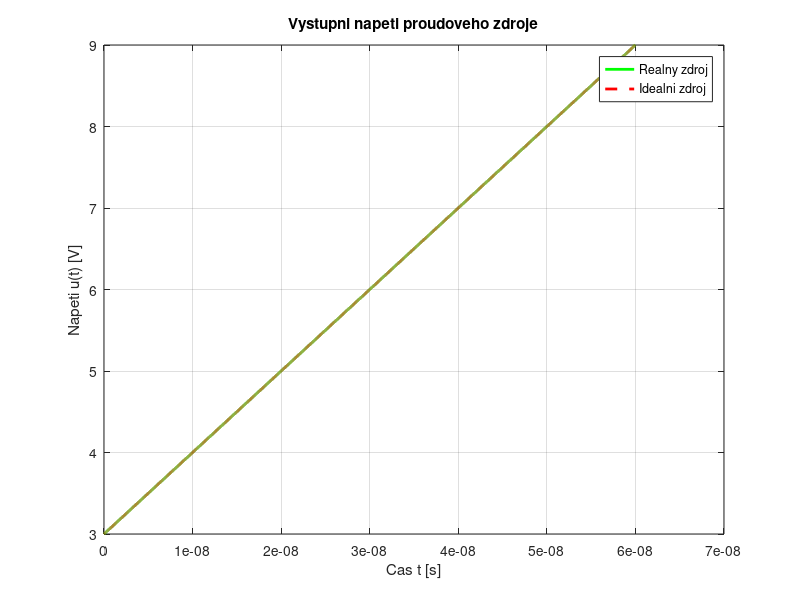
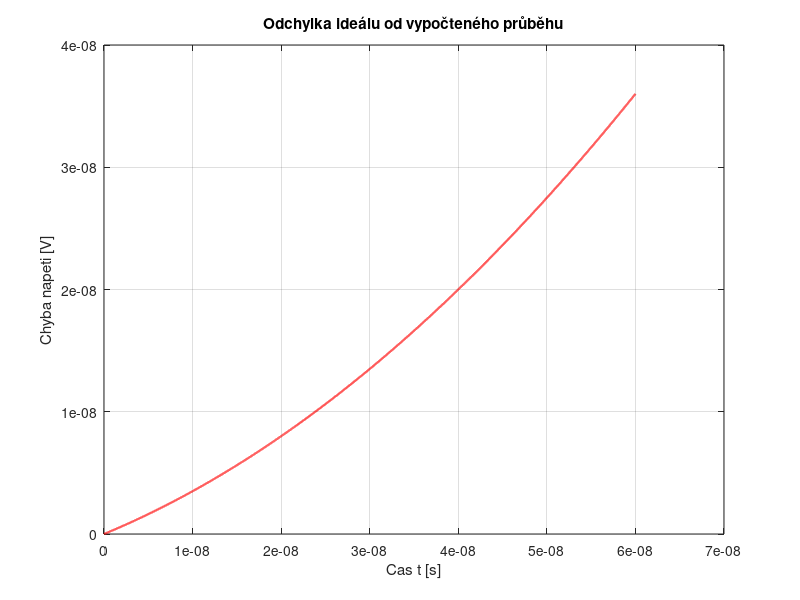

Recreate these plots in MATLAB, in order. (Note: this script raises an error after producing the figures.)
clear;
clc;
close all;

%% Parametry obvodu

I0 = 100e-3;       % Proud zdroje [A]
Ro = 100e8;         % Vystupni odpor [Ohm]


n_bit = 8;       % Pocet bitu ADC


%% Oscilator + Komparátor proměnné

R1 = 5000;         %odpor u integrátoru
R2 = 1000;         %odpor u komparátoru
R3 = 5000;          %odpor u komparátoru(ZV)
C = 1e-9;        %kapacitor u ontegrátor
U_ref = 5;         %refereční napětí
UCCp = 15;         %napájení OZ
UCCm = -15;        %napájení OZ


Vmax = ((U_ref.*(R2+R3))-R2.*UCCm)./R3;       %výpočty trasholdů
Vmin = ((U_ref.*(R2+R3))-R2.*UCCp)./R3;



%% ADC

pocet_kodu = 2^n_bit;                            %počet vzorku na výstupu           



%% čas simulace

t_start = 0;
t_end = Ro*C*log((I0*Ro - Vmin)/(I0*Ro - Vmax)); %t_end se upravuje podle parametrů

vzorku_na_kod = 100;                       % Pocet vzorku na jeden ADC kod

pocet_vzorku = vzorku_na_kod * pocet_kodu;      % Celkovy pocet vzorku

% Casove okamziky vzorkovani
tv = linspace(t_start, t_end, pocet_vzorku).';  % Casove okamziky vzorkovani

%% Vystupni vodivost zdroje

Go = 1/Ro;

%% Reseni diferencialni rovnice

dudt = @(t,u) (I0 - Go*u)/C;

% Pocatecni podminka
u0 = Vmin; ;


[t,u] = ode45(dudt, tv, u0);

% U_vzor jsou nase vzorky pro ADC
U_vzor = u;

%% Idealni charakteristika proudoveho zdroje

uideal = Vmin + (I0/C)*t;      

%% Graf napeti

figure;

plot(t, u, 'g', 'LineWidth', 2);
hold on;

plot(t, uideal, 'r--', 'LineWidth', 2);

grid on;

xlabel('Cas t [s]');
ylabel('Napeti u(t) [V]');

title('Vystupni napeti proudoveho zdroje');

legend('Realny zdroj', 'Idealni zdroj');

ylim([Vmin Vmax])



chyba = uideal - U_vzor ;      % [V]

figure;
plot(tv, chyba, 'r', 'LineWidth', 1.5);
grid on;
xlabel('Cas t [s]');
ylabel('Chyba napeti [V]');
title('Odchylka ideálu od vypočteného průběhu');



%% Volání funkcí DNL ADC
dnl = Function_DNL(U_vzor, Vmin, Vmax, n_bit);
INL = Function_INL(dnl);


%% výpočet SR (Slew rate)


amp  = Vmax - Vmin;

V_i = Vmin + 0.1*amp;     
V_f = Vmin + 0.3*amp;     

t_i = interp1(u, t, V_i);
t_f = interp1(u, t, V_f);

SR = (V_f - V_i) / (t_f - t_i);





%% Výpočet urovni frekvence a výpisy

T_oscilatoru = (2*R1*C*(Vmax-Vmin))/UCCp ;         % perioda 
f_oscilatoru = 1/T_oscilatoru;                %frekvence
LSB_t   = (T_oscilatoru/2) / pocet_kodu;      % LSB v časové oblasti 

fprintf('max|DNL| = %.4f LSB = %.3e s\n', max(abs(dnl),[],'omitnan'), max(abs(dnl),[],'omitnan')*LSB_t);
fprintf('max|INL| = %.4f LSB = %.3e s\n', max(abs(INL),[],'omitnan'), max(abs(INL),[],'omitnan')*LSB_t);
fprintf('Vystupni odpor = %.3g Ohm\n', Ro);
fprintf('Pocet bitu = %d\n', n_bit);
fprintf('Casove rozliseni  = %.4g s\n', LSB_t);
fprintf('Horni trashhold  = %.4g V\n', Vmax);
fprintf('Dolni trashhold = %.4g V\n', Vmin);
fprintf('T_oscilatoru = %.5g s\nf_oscilatoru = %.5g Hz\n', T_oscilatoru, f_oscilatoru);
fprintf('Slew rate = %.3f V/us\n', SR/1e6)
